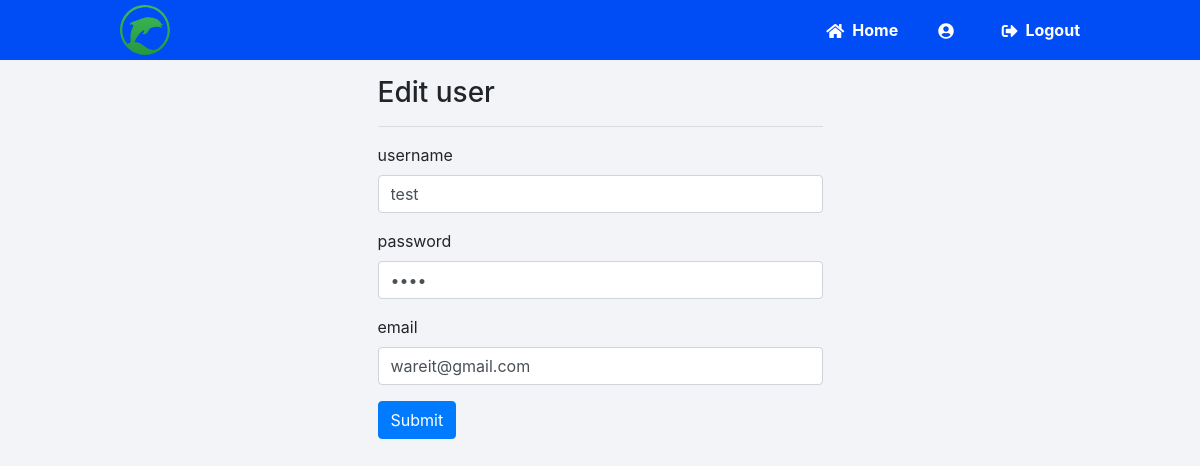
Page /edit_user/1 on the earlier database version.
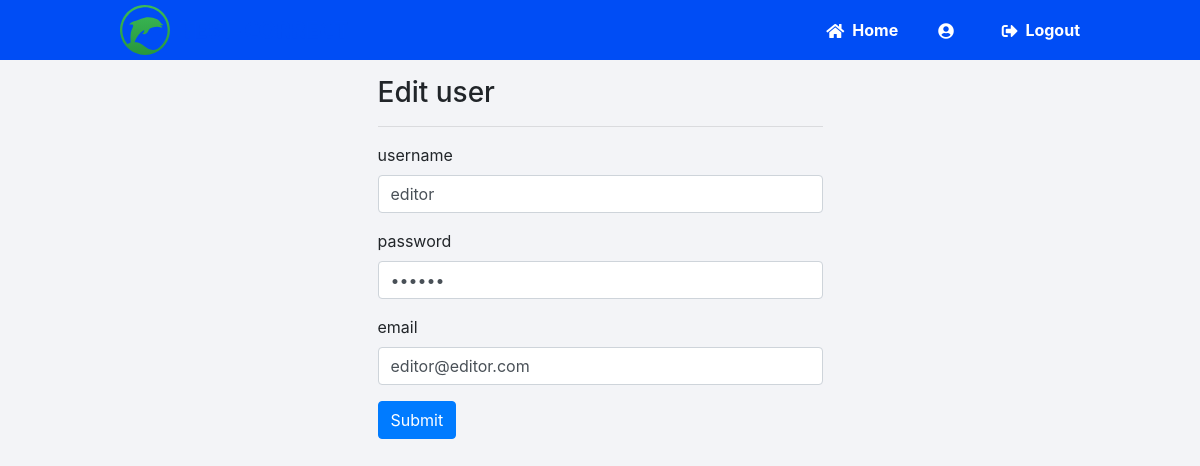
Same page on the later database version.
### tables this page shows
CREATE TABLE `accounts` (
`id` INTEGER NOT NULL ,
`username` TEXT NOT NULL,
`password` TEXT NOT NULL,
`email` TEXT NOT NULL,
PRIMARY KEY (`id`)
);

### main.py (the view, shortened to what this page needs)
@app.route("/edit_user/<string:id>",methods=['POST','GET'])
def edit_user(id):
    connection = sqlite3.connect('./databases/testcorrect_vragen.db', check_same_thread = False)
    connection.row_factory = sqlite3.Row
    cursor = connection.cursor()
    cursor.execute("select * from accounts where id=?",(id,))
    data = cursor.fetchone()
    return render_template("edit_user.html",datas=data)

### templates/edit_user.html
{% extends 'layout.html' %}
{% block body %}
<div class='row'>
    <div class='col-5 mx-auto'>
        <h3>Edit user</h3>
        <hr>
        <form method='post' action='{{url_for("edit_user",id=datas.id)}}'>
            <div class='form-group'>
                <label>username</label>
                <input type='text' name='username' required class='form-control' value='{{datas.username}}'>
            </div>
            <div class='form-group'>
                <label>password</label>
                <input type='password' name='password' required class='form-control' value='{{datas.password}}'>
            </div>
            <div class='form-group'>
                <label>email</label>
                <input type='email' name='email' required class='form-control' value='{{datas.email}}'>
            </div>
            <input type='submit' value='Submit' class='btn btn-primary'>
        </form>
    </div>
</div>
{% endblock %}

Differences in the rows shown:
changed accounts: username "test" → "editor"; email "wareit@gmail.com" → "editor@editor.com"
